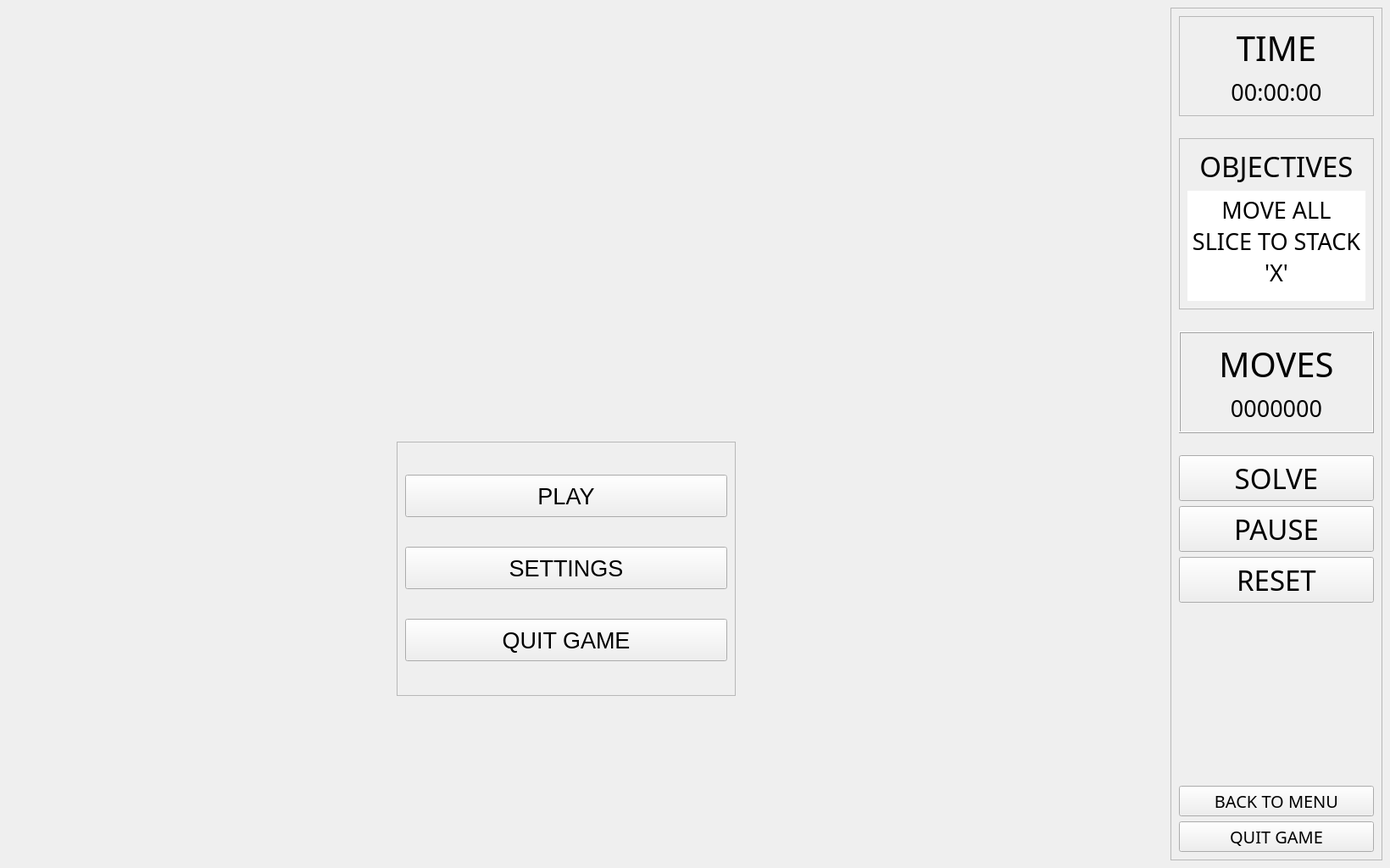
<?xml version="1.0" encoding="UTF-8"?>
<ui version="4.0">
 <class>MainWindow</class>
 <widget class="QMainWindow" name="MainWindow">
  <property name="geometry">
   <rect>
    <x>0</x>
    <y>0</y>
    <width>1640</width>
    <height>1024</height>
   </rect>
  </property>
  <property name="minimumSize">
   <size>
    <width>1280</width>
    <height>1024</height>
   </size>
  </property>
  <property name="windowTitle">
   <string>MainWindow</string>
  </property>
  <widget class="QWidget" name="centralwidget">
   <layout class="QHBoxLayout" name="horizontalLayout">
    <item>
     <widget class="QFrame" name="GameMenuFrame">
      <property name="frameShape">
       <enum>QFrame::NoFrame</enum>
      </property>
      <property name="frameShadow">
       <enum>QFrame::Raised</enum>
      </property>
      <property name="lineWidth">
       <number>0</number>
      </property>
      <layout class="QVBoxLayout" name="verticalLayout_6">
       <item>
        <spacer name="horizontalSpacer_2">
         <property name="orientation">
          <enum>Qt::Horizontal</enum>
         </property>
         <property name="sizeHint" stdset="0">
          <size>
           <width>40</width>
           <height>20</height>
          </size>
         </property>
        </spacer>
       </item>
       <item>
        <spacer name="verticalSpacer_3">
         <property name="orientation">
          <enum>Qt::Vertical</enum>
         </property>
         <property name="sizeHint" stdset="0">
          <size>
           <width>20</width>
           <height>40</height>
          </size>
         </property>
        </spacer>
       </item>
       <item alignment="Qt::AlignHCenter">
        <widget class="QLabel" name="GameTitle">
         <property name="minimumSize">
          <size>
           <width>1300</width>
           <height>125</height>
          </size>
         </property>
         <property name="font">
          <font>
           <family>Comfortaa</family>
           <pointsize>80</pointsize>
           <italic>true</italic>
           <underline>true</underline>
           <fontweight>ExtraBold</fontweight>
          </font>
         </property>
         <property name="text">
          <string/>
         </property>
         <property name="scaledContents">
          <bool>true</bool>
         </property>
        </widget>
       </item>
       <item>
        <spacer name="verticalSpacer_4">
         <property name="orientation">
          <enum>Qt::Vertical</enum>
         </property>
         <property name="sizeHint" stdset="0">
          <size>
           <width>20</width>
           <height>10</height>
          </size>
         </property>
        </spacer>
       </item>
       <item alignment="Qt::AlignHCenter">
        <widget class="QFrame" name="MenuButtonFrame">
         <property name="minimumSize">
          <size>
           <width>400</width>
           <height>300</height>
          </size>
         </property>
         <property name="maximumSize">
          <size>
           <width>200</width>
           <height>300</height>
          </size>
         </property>
         <property name="frameShape">
          <enum>QFrame::StyledPanel</enum>
         </property>
         <property name="frameShadow">
          <enum>QFrame::Plain</enum>
         </property>
         <property name="lineWidth">
          <number>10</number>
         </property>
         <layout class="QVBoxLayout" name="verticalLayout_3">
          <item>
           <widget class="QPushButton" name="StartBtn">
            <property name="minimumSize">
             <size>
              <width>100</width>
              <height>50</height>
             </size>
            </property>
            <property name="font">
             <font>
              <pointsize>20</pointsize>
             </font>
            </property>
            <property name="text">
             <string>PLAY</string>
            </property>
           </widget>
          </item>
          <item>
           <widget class="QPushButton" name="SettingsBtn">
            <property name="minimumSize">
             <size>
              <width>100</width>
              <height>50</height>
             </size>
            </property>
            <property name="font">
             <font>
              <pointsize>20</pointsize>
             </font>
            </property>
            <property name="text">
             <string>SETTINGS</string>
            </property>
           </widget>
          </item>
          <item>
           <widget class="QPushButton" name="StartExitBtn">
            <property name="minimumSize">
             <size>
              <width>100</width>
              <height>50</height>
             </size>
            </property>
            <property name="font">
             <font>
              <pointsize>20</pointsize>
             </font>
            </property>
            <property name="text">
             <string>QUIT GAME</string>
            </property>
           </widget>
          </item>
         </layout>
        </widget>
       </item>
       <item>
        <spacer name="verticalSpacer_2">
         <property name="orientation">
          <enum>Qt::Vertical</enum>
         </property>
         <property name="sizeHint" stdset="0">
          <size>
           <width>20</width>
           <height>40</height>
          </size>
         </property>
        </spacer>
       </item>
       <item>
        <spacer name="horizontalSpacer">
         <property name="orientation">
          <enum>Qt::Horizontal</enum>
         </property>
         <property name="sizeHint" stdset="0">
          <size>
           <width>40</width>
           <height>20</height>
          </size>
         </property>
        </spacer>
       </item>
      </layout>
     </widget>
    </item>
    <item>
     <widget class="QFrame" name="GameViewFrame">
      <property name="frameShape">
       <enum>QFrame::NoFrame</enum>
      </property>
      <property name="frameShadow">
       <enum>QFrame::Plain</enum>
      </property>
      <property name="lineWidth">
       <number>0</number>
      </property>
      <layout class="QVBoxLayout" name="verticalLayout_5"/>
     </widget>
    </item>
    <item>
     <widget class="QFrame" name="SettingsViewFrame">
      <property name="frameShape">
       <enum>QFrame::NoFrame</enum>
      </property>
      <property name="frameShadow">
       <enum>QFrame::Raised</enum>
      </property>
      <property name="lineWidth">
       <number>0</number>
      </property>
      <layout class="QVBoxLayout" name="verticalLayout_8"/>
     </widget>
    </item>
    <item>
     <widget class="QFrame" name="GameSideBarFrame">
      <property name="sizePolicy">
       <sizepolicy hsizetype="Fixed" vsizetype="Preferred">
        <horstretch>0</horstretch>
        <verstretch>0</verstretch>
       </sizepolicy>
      </property>
      <property name="minimumSize">
       <size>
        <width>250</width>
        <height>0</height>
       </size>
      </property>
      <property name="maximumSize">
       <size>
        <width>250</width>
        <height>16777215</height>
       </size>
      </property>
      <property name="frameShape">
       <enum>QFrame::StyledPanel</enum>
      </property>
      <property name="frameShadow">
       <enum>QFrame::Raised</enum>
      </property>
      <layout class="QVBoxLayout" name="verticalLayout_4">
       <item>
        <widget class="QFrame" name="GameTimerFrame">
         <property name="frameShape">
          <enum>QFrame::StyledPanel</enum>
         </property>
         <property name="frameShadow">
          <enum>QFrame::Raised</enum>
         </property>
         <layout class="QVBoxLayout" name="verticalLayout_7">
          <item>
           <widget class="QLabel" name="GameTimerLabel">
            <property name="font">
             <font>
              <family>BlexMono Nerd Font Mono</family>
              <pointsize>30</pointsize>
             </font>
            </property>
            <property name="text">
             <string>TIME</string>
            </property>
            <property name="alignment">
             <set>Qt::AlignCenter</set>
            </property>
           </widget>
          </item>
          <item>
           <widget class="QLabel" name="GameTimer">
            <property name="maximumSize">
             <size>
              <width>16777215</width>
              <height>250</height>
             </size>
            </property>
            <property name="font">
             <font>
              <family>BlexMono Nerd Font Mono</family>
              <pointsize>20</pointsize>
             </font>
            </property>
            <property name="text">
             <string>00:00:00</string>
            </property>
            <property name="alignment">
             <set>Qt::AlignCenter</set>
            </property>
           </widget>
          </item>
         </layout>
        </widget>
       </item>
       <item>
        <spacer name="horizontalSpacer_3">
         <property name="orientation">
          <enum>Qt::Horizontal</enum>
         </property>
         <property name="sizeHint" stdset="0">
          <size>
           <width>40</width>
           <height>20</height>
          </size>
         </property>
        </spacer>
       </item>
       <item>
        <widget class="QFrame" name="GameInfoBoxFrame">
         <property name="frameShape">
          <enum>QFrame::StyledPanel</enum>
         </property>
         <property name="frameShadow">
          <enum>QFrame::Raised</enum>
         </property>
         <layout class="QVBoxLayout" name="verticalLayout_9">
          <item>
           <widget class="QLabel" name="GameInfoBoxLabel">
            <property name="font">
             <font>
              <family>BlexMono Nerd Font</family>
              <pointsize>25</pointsize>
             </font>
            </property>
            <property name="text">
             <string>OBJECTIVES</string>
            </property>
            <property name="alignment">
             <set>Qt::AlignCenter</set>
            </property>
           </widget>
          </item>
          <item>
           <widget class="QTextEdit" name="GameInfoBox">
            <property name="sizePolicy">
             <sizepolicy hsizetype="Expanding" vsizetype="Expanding">
              <horstretch>0</horstretch>
              <verstretch>0</verstretch>
             </sizepolicy>
            </property>
            <property name="maximumSize">
             <size>
              <width>16777215</width>
              <height>130</height>
             </size>
            </property>
            <property name="font">
             <font>
              <family>BlexMono Nerd Font</family>
              <pointsize>20</pointsize>
             </font>
            </property>
            <property name="inputMethodHints">
             <set>Qt::ImhNone</set>
            </property>
            <property name="frameShape">
             <enum>QFrame::NoFrame</enum>
            </property>
            <property name="frameShadow">
             <enum>QFrame::Plain</enum>
            </property>
            <property name="verticalScrollBarPolicy">
             <enum>Qt::ScrollBarAlwaysOff</enum>
            </property>
            <property name="horizontalScrollBarPolicy">
             <enum>Qt::ScrollBarAlwaysOff</enum>
            </property>
            <property name="html">
             <string>&lt;!DOCTYPE HTML PUBLIC &quot;-//W3C//DTD HTML 4.0//EN&quot; &quot;http://www.w3.org/TR/REC-html40/strict.dtd&quot;&gt;
&lt;html&gt;&lt;head&gt;&lt;meta name=&quot;qrichtext&quot; content=&quot;1&quot; /&gt;&lt;meta charset=&quot;utf-8&quot; /&gt;&lt;style type=&quot;text/css&quot;&gt;
p, li { white-space: pre-wrap; }
hr { height: 1px; border-width: 0; }
li.unchecked::marker { content: &quot;\2610&quot;; }
li.checked::marker { content: &quot;\2612&quot;; }
&lt;/style&gt;&lt;/head&gt;&lt;body style=&quot; font-family:'BlexMono Nerd Font'; font-size:20pt; font-weight:400; font-style:normal;&quot;&gt;
&lt;p align=&quot;center&quot; style=&quot; margin-top:0px; margin-bottom:0px; margin-left:0px; margin-right:0px; -qt-block-indent:0; text-indent:0px;&quot;&gt;MOVE ALL SLICE TO STACK 'X'&lt;/p&gt;&lt;/body&gt;&lt;/html&gt;</string>
            </property>
            <property name="cursorWidth">
             <number>0</number>
            </property>
            <property name="textInteractionFlags">
             <set>Qt::NoTextInteraction</set>
            </property>
           </widget>
          </item>
         </layout>
        </widget>
       </item>
       <item>
        <spacer name="horizontalSpacer_5">
         <property name="orientation">
          <enum>Qt::Horizontal</enum>
         </property>
         <property name="sizeHint" stdset="0">
          <size>
           <width>40</width>
           <height>20</height>
          </size>
         </property>
        </spacer>
       </item>
       <item>
        <widget class="QFrame" name="GameMoveCountFrame">
         <property name="frameShape">
          <enum>QFrame::Box</enum>
         </property>
         <property name="frameShadow">
          <enum>QFrame::Raised</enum>
         </property>
         <property name="lineWidth">
          <number>1</number>
         </property>
         <layout class="QVBoxLayout" name="verticalLayout">
          <item>
           <widget class="QLabel" name="GameMoveCountLabel">
            <property name="sizePolicy">
             <sizepolicy hsizetype="Minimum" vsizetype="Fixed">
              <horstretch>0</horstretch>
              <verstretch>0</verstretch>
             </sizepolicy>
            </property>
            <property name="font">
             <font>
              <family>BlexMono Nerd Font</family>
              <pointsize>30</pointsize>
             </font>
            </property>
            <property name="text">
             <string>MOVES</string>
            </property>
            <property name="alignment">
             <set>Qt::AlignCenter</set>
            </property>
           </widget>
          </item>
          <item>
           <widget class="QLabel" name="GameMoveCountOut">
            <property name="sizePolicy">
             <sizepolicy hsizetype="Minimum" vsizetype="Fixed">
              <horstretch>0</horstretch>
              <verstretch>0</verstretch>
             </sizepolicy>
            </property>
            <property name="font">
             <font>
              <family>BlexMono Nerd Font</family>
              <pointsize>20</pointsize>
             </font>
            </property>
            <property name="text">
             <string>0000000</string>
            </property>
            <property name="alignment">
             <set>Qt::AlignCenter</set>
            </property>
           </widget>
          </item>
         </layout>
        </widget>
       </item>
       <item>
        <spacer name="horizontalSpacer_6">
         <property name="orientation">
          <enum>Qt::Horizontal</enum>
         </property>
         <property name="sizeHint" stdset="0">
          <size>
           <width>40</width>
           <height>20</height>
          </size>
         </property>
        </spacer>
       </item>
       <item>
        <layout class="QVBoxLayout" name="verticalLayout_2">
         <item>
          <widget class="QPushButton" name="AutoSolveBtn">
           <property name="font">
            <font>
             <family>BlexMono Nerd Font Mono</family>
             <pointsize>25</pointsize>
            </font>
           </property>
           <property name="text">
            <string>SOLVE</string>
           </property>
          </widget>
         </item>
         <item>
          <widget class="QPushButton" name="PauseBtn">
           <property name="font">
            <font>
             <family>BlexMono Nerd Font Mono</family>
             <pointsize>25</pointsize>
            </font>
           </property>
           <property name="text">
            <string>PAUSE</string>
           </property>
          </widget>
         </item>
         <item>
          <widget class="QPushButton" name="ResetBtn">
           <property name="font">
            <font>
             <family>BlexMono Nerd Font Mono</family>
             <pointsize>25</pointsize>
            </font>
           </property>
           <property name="text">
            <string>RESET</string>
           </property>
          </widget>
         </item>
        </layout>
       </item>
       <item>
        <spacer name="horizontalSpacer_4">
         <property name="orientation">
          <enum>Qt::Horizontal</enum>
         </property>
         <property name="sizeHint" stdset="0">
          <size>
           <width>40</width>
           <height>20</height>
          </size>
         </property>
        </spacer>
       </item>
       <item>
        <spacer name="verticalSpacer">
         <property name="orientation">
          <enum>Qt::Vertical</enum>
         </property>
         <property name="sizeType">
          <enum>QSizePolicy::Expanding</enum>
         </property>
         <property name="sizeHint" stdset="0">
          <size>
           <width>20</width>
           <height>40</height>
          </size>
         </property>
        </spacer>
       </item>
       <item>
        <widget class="QPushButton" name="BackToMenuBtn">
         <property name="font">
          <font>
           <family>BlexMono Nerd Font Mono</family>
           <pointsize>15</pointsize>
          </font>
         </property>
         <property name="text">
          <string>BACK TO MENU</string>
         </property>
        </widget>
       </item>
       <item>
        <widget class="QPushButton" name="ExitBtn">
         <property name="font">
          <font>
           <family>BlexMono Nerd Font Mono</family>
           <pointsize>15</pointsize>
          </font>
         </property>
         <property name="text">
          <string>QUIT GAME</string>
         </property>
        </widget>
       </item>
      </layout>
     </widget>
    </item>
   </layout>
  </widget>
 </widget>
 <resources/>
 <connections/>
</ui>
